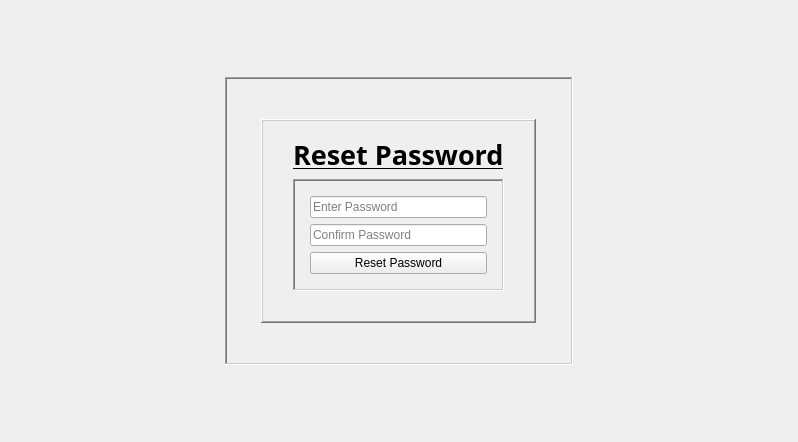
<?xml version="1.0" encoding="UTF-8"?>
<ui version="4.0">
 <class>ResetPassword</class>
 <widget class="QWidget" name="ResetPassword">
  <property name="geometry">
   <rect>
    <x>0</x>
    <y>0</y>
    <width>798</width>
    <height>442</height>
   </rect>
  </property>
  <property name="windowTitle">
   <string>ResetPassword</string>
  </property>
  <layout class="QGridLayout" name="gridLayout">
   <property name="leftMargin">
    <number>0</number>
   </property>
   <property name="topMargin">
    <number>0</number>
   </property>
   <property name="rightMargin">
    <number>0</number>
   </property>
   <property name="bottomMargin">
    <number>0</number>
   </property>
   <item row="0" column="0">
    <widget class="QStackedWidget" name="ResetWindow">
     <property name="currentIndex">
      <number>1</number>
     </property>
     <widget class="QWidget" name="otpGenerate">
      <layout class="QGridLayout" name="gridLayout_5">
       <item row="0" column="2">
        <spacer name="verticalSpacer_3">
         <property name="orientation">
          <enum>Qt::Vertical</enum>
         </property>
         <property name="sizeHint" stdset="0">
          <size>
           <width>20</width>
           <height>70</height>
          </size>
         </property>
        </spacer>
       </item>
       <item row="1" column="0">
        <spacer name="horizontalSpacer_3">
         <property name="orientation">
          <enum>Qt::Horizontal</enum>
         </property>
         <property name="sizeHint" stdset="0">
          <size>
           <width>122</width>
           <height>20</height>
          </size>
         </property>
        </spacer>
       </item>
       <item row="1" column="1" colspan="2">
        <widget class="QFrame" name="coverFrameReset1">
         <property name="frameShape">
          <enum>QFrame::WinPanel</enum>
         </property>
         <property name="frameShadow">
          <enum>QFrame::Sunken</enum>
         </property>
         <layout class="QGridLayout" name="gridLayout_4">
          <property name="leftMargin">
           <number>30</number>
          </property>
          <property name="topMargin">
           <number>30</number>
          </property>
          <property name="rightMargin">
           <number>30</number>
          </property>
          <property name="bottomMargin">
           <number>30</number>
          </property>
          <item row="0" column="0">
           <widget class="QFrame" name="MidFrameReset1">
            <property name="frameShape">
             <enum>QFrame::WinPanel</enum>
            </property>
            <property name="frameShadow">
             <enum>QFrame::Raised</enum>
            </property>
            <layout class="QGridLayout" name="gridLayout_3">
             <property name="leftMargin">
              <number>15</number>
             </property>
             <property name="topMargin">
              <number>15</number>
             </property>
             <property name="rightMargin">
              <number>15</number>
             </property>
             <property name="bottomMargin">
              <number>15</number>
             </property>
             <item row="0" column="0">
              <widget class="QLabel" name="label_2">
               <property name="font">
                <font>
                 <family>Rockwell</family>
                </font>
               </property>
               <property name="text">
                <string>&lt;html&gt;&lt;head/&gt;&lt;body&gt;&lt;p align=&quot;center&quot;&gt;&lt;span style=&quot; font-size:20pt; font-weight:700; text-decoration: underline;&quot;&gt;Reset Password&lt;/span&gt;&lt;/p&gt;&lt;/body&gt;&lt;/html&gt;</string>
               </property>
              </widget>
             </item>
             <item row="1" column="0">
              <widget class="QFrame" name="ResetFrameReset1">
               <property name="frameShape">
                <enum>QFrame::WinPanel</enum>
               </property>
               <property name="frameShadow">
                <enum>QFrame::Sunken</enum>
               </property>
               <layout class="QGridLayout" name="gridLayout_2">
                <item row="0" column="0">
                 <widget class="QLabel" name="label">
                  <property name="font">
                   <font>
                    <family>Rockwell</family>
                    <pointsize>14</pointsize>
                   </font>
                  </property>
                  <property name="text">
                   <string>Enter Admin ID</string>
                  </property>
                 </widget>
                </item>
                <item row="0" column="1">
                 <widget class="QLineEdit" name="UserID">
                  <property name="minimumSize">
                   <size>
                    <width>50</width>
                    <height>0</height>
                   </size>
                  </property>
                  <property name="placeholderText">
                   <string>Enter your Admin ID</string>
                  </property>
                 </widget>
                </item>
                <item row="1" column="0" colspan="2">
                 <layout class="QHBoxLayout" name="horizontalLayout">
                  <item>
                   <spacer name="horizontalSpacer">
                    <property name="orientation">
                     <enum>Qt::Horizontal</enum>
                    </property>
                    <property name="sizeHint" stdset="0">
                     <size>
                      <width>40</width>
                      <height>20</height>
                     </size>
                    </property>
                   </spacer>
                  </item>
                  <item>
                   <widget class="QPushButton" name="sendOtp">
                    <property name="enabled">
                     <bool>true</bool>
                    </property>
                    <property name="minimumSize">
                     <size>
                      <width>150</width>
                      <height>0</height>
                     </size>
                    </property>
                    <property name="text">
                     <string>Sent OTP</string>
                    </property>
                    <property name="checkable">
                     <bool>true</bool>
                    </property>
                   </widget>
                  </item>
                  <item>
                   <spacer name="horizontalSpacer_2">
                    <property name="orientation">
                     <enum>Qt::Horizontal</enum>
                    </property>
                    <property name="sizeHint" stdset="0">
                     <size>
                      <width>40</width>
                      <height>20</height>
                     </size>
                    </property>
                   </spacer>
                  </item>
                 </layout>
                </item>
                <item row="2" column="0">
                 <widget class="QLabel" name="label_4">
                  <property name="font">
                   <font>
                    <family>Rockwell</family>
                    <pointsize>14</pointsize>
                   </font>
                  </property>
                  <property name="text">
                   <string>Enter OTP Received</string>
                  </property>
                 </widget>
                </item>
                <item row="2" column="1">
                 <widget class="QLineEdit" name="otpBox">
                  <property name="placeholderText">
                   <string>OTP</string>
                  </property>
                 </widget>
                </item>
                <item row="3" column="0" colspan="2">
                 <layout class="QHBoxLayout" name="horizontalLayout_2">
                  <item>
                   <spacer name="horizontalSpacer_10">
                    <property name="orientation">
                     <enum>Qt::Horizontal</enum>
                    </property>
                    <property name="sizeHint" stdset="0">
                     <size>
                      <width>40</width>
                      <height>20</height>
                     </size>
                    </property>
                   </spacer>
                  </item>
                  <item>
                   <widget class="QPushButton" name="verifyOtp">
                    <property name="enabled">
                     <bool>false</bool>
                    </property>
                    <property name="minimumSize">
                     <size>
                      <width>150</width>
                      <height>0</height>
                     </size>
                    </property>
                    <property name="text">
                     <string>Verify</string>
                    </property>
                    <property name="checkable">
                     <bool>true</bool>
                    </property>
                   </widget>
                  </item>
                  <item>
                   <spacer name="horizontalSpacer_9">
                    <property name="orientation">
                     <enum>Qt::Horizontal</enum>
                    </property>
                    <property name="sizeHint" stdset="0">
                     <size>
                      <width>40</width>
                      <height>20</height>
                     </size>
                    </property>
                   </spacer>
                  </item>
                 </layout>
                </item>
                <item row="4" column="0" colspan="2">
                 <layout class="QHBoxLayout" name="horizontalLayout_3">
                  <item>
                   <spacer name="horizontalSpacer_11">
                    <property name="orientation">
                     <enum>Qt::Horizontal</enum>
                    </property>
                    <property name="sizeHint" stdset="0">
                     <size>
                      <width>40</width>
                      <height>20</height>
                     </size>
                    </property>
                   </spacer>
                  </item>
                  <item>
                   <widget class="QPushButton" name="ReturnToLogin">
                    <property name="minimumSize">
                     <size>
                      <width>150</width>
                      <height>0</height>
                     </size>
                    </property>
                    <property name="text">
                     <string>Return To Login</string>
                    </property>
                   </widget>
                  </item>
                  <item>
                   <spacer name="horizontalSpacer_12">
                    <property name="orientation">
                     <enum>Qt::Horizontal</enum>
                    </property>
                    <property name="sizeHint" stdset="0">
                     <size>
                      <width>40</width>
                      <height>20</height>
                     </size>
                    </property>
                   </spacer>
                  </item>
                 </layout>
                </item>
               </layout>
              </widget>
             </item>
            </layout>
           </widget>
          </item>
         </layout>
        </widget>
       </item>
       <item row="1" column="3">
        <spacer name="horizontalSpacer_4">
         <property name="orientation">
          <enum>Qt::Horizontal</enum>
         </property>
         <property name="sizeHint" stdset="0">
          <size>
           <width>178</width>
           <height>20</height>
          </size>
         </property>
        </spacer>
       </item>
       <item row="2" column="1">
        <spacer name="verticalSpacer_4">
         <property name="orientation">
          <enum>Qt::Vertical</enum>
         </property>
         <property name="sizeHint" stdset="0">
          <size>
           <width>20</width>
           <height>70</height>
          </size>
         </property>
        </spacer>
       </item>
      </layout>
     </widget>
     <widget class="QWidget" name="resetPage">
      <layout class="QGridLayout" name="gridLayout_9">
       <item row="0" column="1">
        <spacer name="verticalSpacer_7">
         <property name="orientation">
          <enum>Qt::Vertical</enum>
         </property>
         <property name="sizeHint" stdset="0">
          <size>
           <width>20</width>
           <height>55</height>
          </size>
         </property>
        </spacer>
       </item>
       <item row="1" column="0">
        <spacer name="horizontalSpacer_7">
         <property name="orientation">
          <enum>Qt::Horizontal</enum>
         </property>
         <property name="sizeHint" stdset="0">
          <size>
           <width>221</width>
           <height>20</height>
          </size>
         </property>
        </spacer>
       </item>
       <item row="1" column="1" colspan="2">
        <widget class="QFrame" name="coverFrameReset2">
         <property name="frameShape">
          <enum>QFrame::WinPanel</enum>
         </property>
         <property name="frameShadow">
          <enum>QFrame::Sunken</enum>
         </property>
         <layout class="QGridLayout" name="gridLayout_6">
          <property name="leftMargin">
           <number>0</number>
          </property>
          <property name="topMargin">
           <number>0</number>
          </property>
          <property name="rightMargin">
           <number>0</number>
          </property>
          <property name="bottomMargin">
           <number>0</number>
          </property>
          <item row="1" column="1">
           <widget class="QFrame" name="MidFrameReset2">
            <property name="frameShape">
             <enum>QFrame::WinPanel</enum>
            </property>
            <property name="frameShadow">
             <enum>QFrame::Raised</enum>
            </property>
            <layout class="QGridLayout" name="gridLayout_7">
             <property name="leftMargin">
              <number>30</number>
             </property>
             <property name="topMargin">
              <number>15</number>
             </property>
             <property name="rightMargin">
              <number>30</number>
             </property>
             <property name="bottomMargin">
              <number>30</number>
             </property>
             <item row="1" column="0">
              <widget class="QFrame" name="ResetFrameReset2">
               <property name="frameShape">
                <enum>QFrame::WinPanel</enum>
               </property>
               <property name="frameShadow">
                <enum>QFrame::Sunken</enum>
               </property>
               <layout class="QGridLayout" name="gridLayout_8">
                <property name="leftMargin">
                 <number>15</number>
                </property>
                <property name="topMargin">
                 <number>15</number>
                </property>
                <property name="rightMargin">
                 <number>15</number>
                </property>
                <property name="bottomMargin">
                 <number>15</number>
                </property>
                <item row="2" column="0">
                 <widget class="QPushButton" name="ResetPasswordButton">
                  <property name="text">
                   <string>Reset Password</string>
                  </property>
                  <property name="checkable">
                   <bool>true</bool>
                  </property>
                 </widget>
                </item>
                <item row="0" column="0">
                 <widget class="QLineEdit" name="newPass">
                  <property name="minimumSize">
                   <size>
                    <width>100</width>
                    <height>0</height>
                   </size>
                  </property>
                  <property name="mouseTracking">
                   <bool>true</bool>
                  </property>
                  <property name="echoMode">
                   <enum>QLineEdit::Password</enum>
                  </property>
                  <property name="placeholderText">
                   <string>Enter Password</string>
                  </property>
                 </widget>
                </item>
                <item row="1" column="0">
                 <widget class="QLineEdit" name="confNewPass">
                  <property name="text">
                   <string/>
                  </property>
                  <property name="placeholderText">
                   <string>Confirm Password</string>
                  </property>
                 </widget>
                </item>
               </layout>
              </widget>
             </item>
             <item row="0" column="0">
              <widget class="QLabel" name="label_3">
               <property name="font">
                <font>
                 <family>Rockwell</family>
                 <pointsize>20</pointsize>
                 <bold>true</bold>
                 <underline>true</underline>
                </font>
               </property>
               <property name="text">
                <string>Reset Password</string>
               </property>
              </widget>
             </item>
            </layout>
           </widget>
          </item>
          <item row="1" column="0">
           <spacer name="horizontalSpacer_5">
            <property name="orientation">
             <enum>Qt::Horizontal</enum>
            </property>
            <property name="sizeHint" stdset="0">
             <size>
              <width>40</width>
              <height>20</height>
             </size>
            </property>
           </spacer>
          </item>
          <item row="2" column="1">
           <spacer name="verticalSpacer_5">
            <property name="orientation">
             <enum>Qt::Vertical</enum>
            </property>
            <property name="sizeHint" stdset="0">
             <size>
              <width>20</width>
              <height>40</height>
             </size>
            </property>
           </spacer>
          </item>
          <item row="1" column="2">
           <spacer name="horizontalSpacer_6">
            <property name="orientation">
             <enum>Qt::Horizontal</enum>
            </property>
            <property name="sizeHint" stdset="0">
             <size>
              <width>40</width>
              <height>20</height>
             </size>
            </property>
           </spacer>
          </item>
          <item row="0" column="1">
           <spacer name="verticalSpacer_6">
            <property name="orientation">
             <enum>Qt::Vertical</enum>
            </property>
            <property name="sizeHint" stdset="0">
             <size>
              <width>20</width>
              <height>40</height>
             </size>
            </property>
           </spacer>
          </item>
         </layout>
        </widget>
       </item>
       <item row="1" column="3">
        <spacer name="horizontalSpacer_8">
         <property name="orientation">
          <enum>Qt::Horizontal</enum>
         </property>
         <property name="sizeHint" stdset="0">
          <size>
           <width>221</width>
           <height>20</height>
          </size>
         </property>
        </spacer>
       </item>
       <item row="2" column="2">
        <spacer name="verticalSpacer_8">
         <property name="orientation">
          <enum>Qt::Vertical</enum>
         </property>
         <property name="sizeHint" stdset="0">
          <size>
           <width>20</width>
           <height>55</height>
          </size>
         </property>
        </spacer>
       </item>
      </layout>
     </widget>
    </widget>
   </item>
  </layout>
 </widget>
 <resources/>
 <connections/>
</ui>
